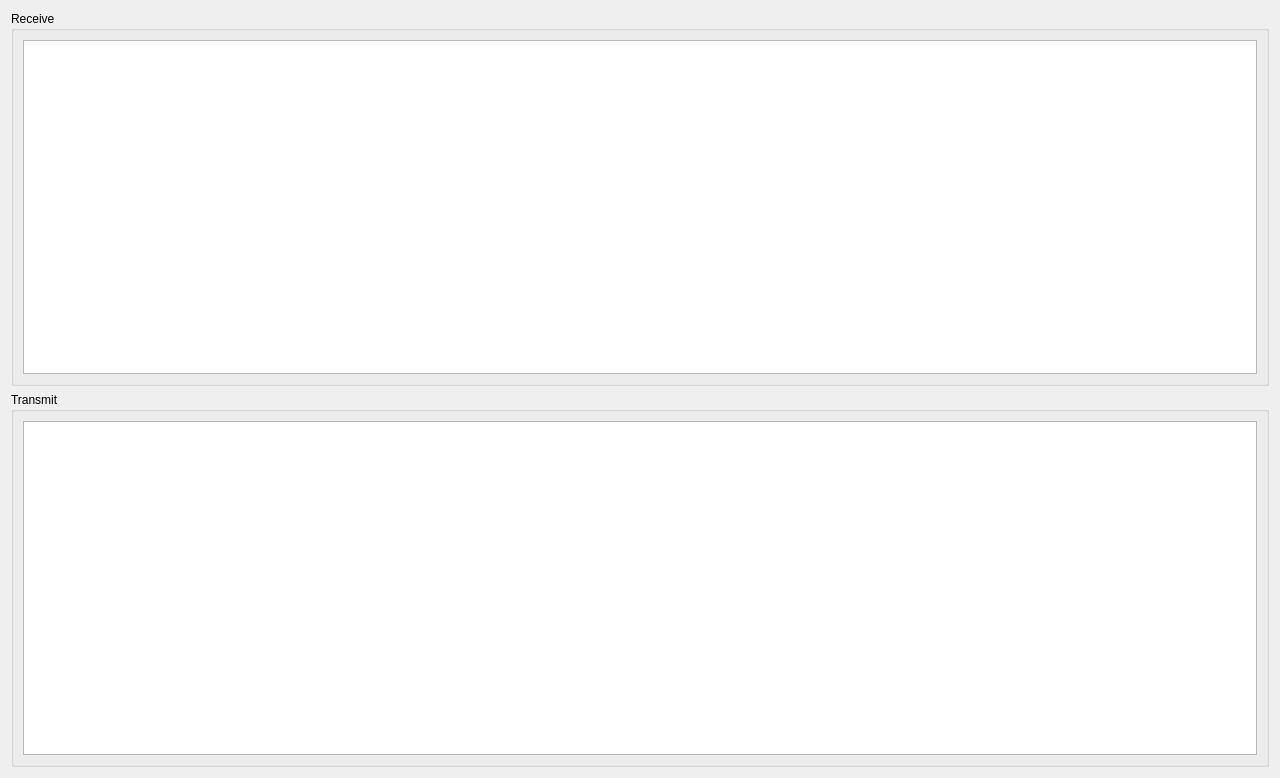
<?xml version="1.0" encoding="UTF-8"?>
<ui version="4.0">
 <class>RxTxTab</class>
 <widget class="QWidget" name="RxTxTab">
  <property name="geometry">
   <rect>
    <x>0</x>
    <y>0</y>
    <width>1280</width>
    <height>778</height>
   </rect>
  </property>
  <property name="windowTitle">
   <string>Form</string>
  </property>
  <layout class="QVBoxLayout" name="verticalLayout">
   <item>
    <widget class="QGroupBox" name="receiveGroup">
     <property name="styleSheet">
      <string notr="true">font: 18pt &quot;.SF NS Text&quot;;</string>
     </property>
     <property name="title">
      <string>Receive</string>
     </property>
     <layout class="QGridLayout" name="gridLayout">
      <item row="0" column="0">
       <widget class="QTableView" name="receiveTable"/>
      </item>
     </layout>
    </widget>
   </item>
   <item>
    <widget class="QGroupBox" name="transmitGroup">
     <property name="styleSheet">
      <string notr="true">font: 18pt &quot;.SF NS Text&quot;;</string>
     </property>
     <property name="title">
      <string>Transmit</string>
     </property>
     <layout class="QGridLayout" name="gridLayout_2">
      <item row="0" column="0">
       <widget class="QTableView" name="transmitTable"/>
      </item>
     </layout>
    </widget>
   </item>
  </layout>
 </widget>
 <resources/>
 <connections/>
</ui>
